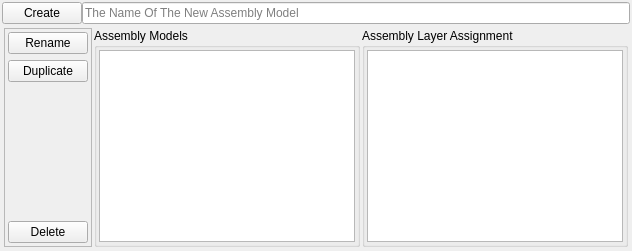
       <widget class="QWidget" name="Assembly_Model_Creation_Page">
        <layout class="QVBoxLayout" name="verticalLayout">
         <property name="spacing">
          <number>2</number>
         </property>
         <property name="leftMargin">
          <number>2</number>
         </property>
         <property name="topMargin">
          <number>2</number>
         </property>
         <property name="rightMargin">
          <number>2</number>
         </property>
         <property name="bottomMargin">
          <number>2</number>
         </property>
         <item>
          <layout class="QHBoxLayout" name="Assembly_Model_Creation_HLayout">
           <property name="spacing">
            <number>0</number>
           </property>
           <property name="topMargin">
            <number>0</number>
           </property>
           <property name="rightMargin">
            <number>0</number>
           </property>
           <property name="bottomMargin">
            <number>0</number>
           </property>
           <item>
            <widget class="QPushButton" name="Create_Assembly_Model_Button">
             <property name="text">
              <string>Create</string>
             </property>
            </widget>
           </item>
           <item>
            <widget class="QLineEdit" name="Create_Assembly_Model_Name_Input">
             <property name="placeholderText">
              <string>The Name Of The New Assembly Model</string>
             </property>
            </widget>
           </item>
          </layout>
         </item>
         <item>
          <layout class="QHBoxLayout" name="Edit_Assembly_Model_Buttons_HLayout">
           <property name="spacing">
            <number>2</number>
           </property>
           <property name="leftMargin">
            <number>2</number>
           </property>
           <property name="topMargin">
            <number>2</number>
           </property>
           <property name="rightMargin">
            <number>2</number>
           </property>
           <property name="bottomMargin">
            <number>2</number>
           </property>
           <item>
            <widget class="QFrame" name="Edit_Assembly_Model_Buttons_Frame">
             <property name="frameShape">
              <enum>QFrame::StyledPanel</enum>
             </property>
             <property name="frameShadow">
              <enum>QFrame::Plain</enum>
             </property>
             <layout class="QVBoxLayout" name="verticalLayout_7">
              <property name="leftMargin">
               <number>3</number>
              </property>
              <property name="topMargin">
               <number>3</number>
              </property>
              <property name="rightMargin">
               <number>3</number>
              </property>
              <property name="bottomMargin">
               <number>3</number>
              </property>
              <item>
               <widget class="QPushButton" name="Rename_Assembly_Model_Button">
                <property name="text">
                 <string>Rename</string>
                </property>
               </widget>
              </item>
              <item>
               <widget class="QPushButton" name="Duplicate_Assembly_Model_Button">
                <property name="text">
                 <string>Duplicate</string>
                </property>
               </widget>
              </item>
              <item>
               <spacer name="Edit_Assembly_Model_Buttons_VSpacer">
                <property name="orientation">
                 <enum>Qt::Vertical</enum>
                </property>
                <property name="sizeHint" stdset="0">
                 <size>
                  <width>20</width>
                  <height>40</height>
                 </size>
                </property>
               </spacer>
              </item>
              <item>
               <widget class="QPushButton" name="Delete_Assembly_Model_Button">
                <property name="text">
                 <string>Delete</string>
                </property>
               </widget>
              </item>
             </layout>
            </widget>
           </item>
           <item>
            <widget class="QGroupBox" name="Created_Assembly_Models_GroupBox">
             <property name="title">
              <string>Assembly Models</string>
             </property>
             <layout class="QVBoxLayout" name="verticalLayout_11">
              <property name="spacing">
               <number>2</number>
              </property>
              <property name="leftMargin">
               <number>2</number>
              </property>
              <property name="topMargin">
               <number>2</number>
              </property>
              <property name="rightMargin">
               <number>2</number>
              </property>
              <property name="bottomMargin">
               <number>2</number>
              </property>
              <item>
               <widget class="BASE_LIST_VIEW" name="Created_Assembly_Models_List_View">
                <property name="Root_Index_Assembly_Type" stdset="0">
                 <string>Models</string>
                </property>
                <property name="Data_Model_Name" stdset="0">
                 <string>config_data_model</string>
                </property>
               </widget>
              </item>
             </layout>
            </widget>
           </item>
           <item>
            <widget class="QGroupBox" name="Created_Assembly_Model_Asigned_Layers_GroupBox">
             <property name="title">
              <string>Assembly Layer Assignment</string>
             </property>
             <layout class="QVBoxLayout" name="verticalLayout_10">
              <property name="spacing">
               <number>2</number>
              </property>
              <property name="leftMargin">
               <number>2</number>
              </property>
              <property name="topMargin">
               <number>2</number>
              </property>
              <property name="rightMargin">
               <number>2</number>
              </property>
              <property name="bottomMargin">
               <number>2</number>
              </property>
              <item>
               <widget class="BASE_LIST_VIEW" name="Created_Assembly_Model_Asigned_Layers_List_View">
                <property name="selectionMode">
                 <enum>QAbstractItemView::ExtendedSelection</enum>
                </property>
                <property name="Root_Index_Assembly_Type" stdset="0">
                 <string>Layers</string>
                </property>
                <property name="Data_Model_Name" stdset="0">
                 <string>config_data_model</string>
                </property>
               </widget>
              </item>
             </layout>
            </widget>
           </item>
          </layout>
         </item>
        </layout>
       </widget>
